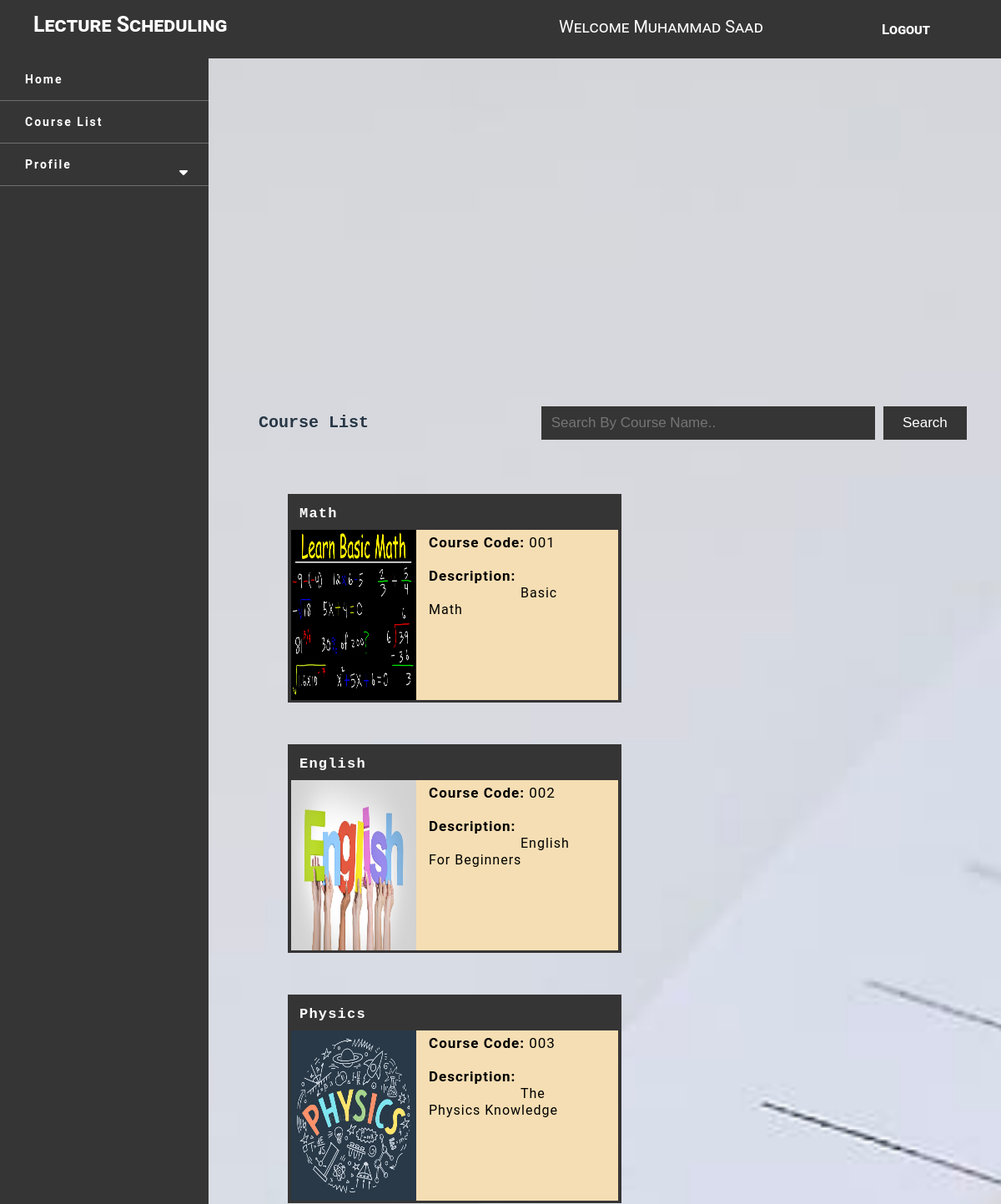
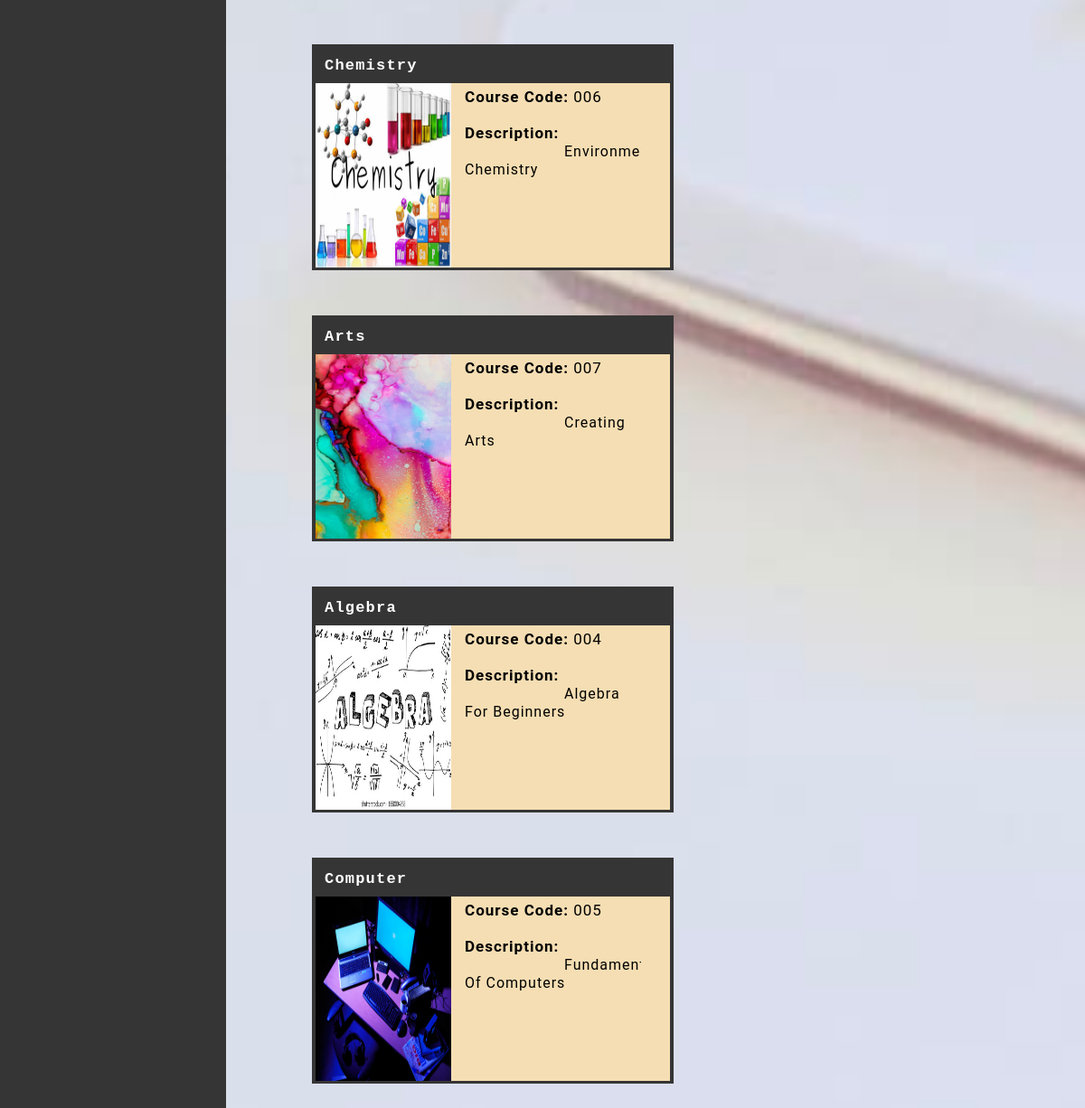
/faculty/course.php (signed in), run on the app's committed database (2 pictures, top to bottom).
### tables this page shows
CREATE TABLE `faculty` (
  `f_id` int(11) NOT NULL,
  `f_name` varchar(255) NOT NULL,
  `f_email` varchar(255) NOT NULL,
  `f_designation` varchar(255) NOT NULL,
  `f_password` varchar(255) NOT NULL
);

CREATE TABLE `course` (
  `c_id` int(11) NOT NULL,
  `c_name` varchar(255) NOT NULL,
  `c_description` varchar(3000) NOT NULL,
  `c_pic` varchar(255) NOT NULL,
  `c_code` varchar(255) NOT NULL
);

### faculty/course.php (the view, shortened to what this page needs)
<?php
include 'include/navbar.php';
if (isset($_POST['search'])) {
    $searchKey = $_POST['search'];
    $show_op =  "SELECT * FROM course WHERE c_name LIKE '%$searchKey%'";
} else {
    $show_op = "SELECT * FROM course";
    $searchKey = "";
}
$result = mysqli_query($con, $show_op); ?>
<div class="form_list">
    <table class="view_list">
        <tr>
            <td>
                <h2>Course List</h2>
            </td>
            <td>
                <form action="" method="post">
                    <input type="text" name="search" size="50" height="20" placeholder="Search By Course Name.." autocomplete="off" class="search" value="<?php echo $searchKey ?>">
                    <input type="button" name="search" value="Search" class="se_button">
                </form>
            </td>
        </tr>
    </table>
    <div class="view" style="margin-top: 50px;">
    <?php
        $total  = mysqli_num_rows($result);
        if ($total > 0) {
            while ($res = mysqli_fetch_array($result)) {
        ?>
            <div class="card_course">
                <div class="c_name"><b><?php echo $res['c_name'] ?></b></div>
                <div class="c_img"><img class="pic_upload" src="<?php echo $res['c_pic']; ?>" alt="">
                <div class="c_detail"><b>Course Code: </b><?php echo $res['c_code'] ?><br><br>
               <b>Description: </b> <span class="des"><?php echo $res['c_description'] ?></span></div></div>
            </div>
            <?php
            }
        } else {
            echo "<tr><td colspan=\"8\" style=\"font-weight:bold; height: 50px; color:red; text-align:center;font-size:24px;\"> No Course Add Yet</td></tr>";
        }
        ?>
    </div>
</div>
</div>

### faculty/include/navbar.php (shortened to what this page needs)
<?php
include '../include/config.php';
$userprofile = $_SESSION['f_email'];
$pro = "SELECT * FROM `faculty` WHERE `f_email` = '$userprofile'";
$sql = mysqli_query($con, $pro);
$result = mysqli_fetch_assoc($sql);
$f_name = $result['f_name'];
?>
<!DOCTYPE html>
<html>
<head>
    <link href="../fonts/css/all.css" rel="stylesheet" type="text/css" media="all" />
    <link rel="stylesheet" type="text/css" href="../css/style.css">
</head>
<body style="  background: url('../img/bg.jpg') fixed center;
    background-size: cover;">
    <nav class="stick">
    <h1>Lecture Scheduling</h1>
    <div class="navmid">
        Welcome <?php echo $f_name; ?>
    </div>
        <div class="std_detail">
           <ul>
               <li><a href="../include/logout.php">Logout</a></li>
           </ul>
        </div>
    </nav>
    <div class="sidebar">
        <ul>
            <li><a href="index.php">Home</a></li>
            <li><a href="course.php">Course List</a></li>
            <li><a href="#" class="pro_btn">Profile</a>
                <span class="fas fa-caret-down second"></span>
            </li>
        </ul>
    </div>
    <div class="main">
    <body>

### css/style.css (style rules this page uses)
* { padding: 0; margin: 0; font-size: 17px; box-sizing: border-box; opacity: 1; }
body { font-family: "Roboto", sans-serif; }
nav { background: rgb(54, 53, 53); color: white; position: fixed; top: 0; left: 0; width: 100%; height: 70px; opacity: 0.8; font-variant: small-caps; z-index: 1; }
.stick { background: rgb(54, 53, 53); opacity: 1; }
nav h1 { position: absolute; top: 15px; left: 40px; font-size: 25px; }
nav .std_detail { float: right; position: absolute; top: 10px; right: 60px; font-size: 20px; color: white; }
nav .std_detail ul li a { color: white; padding: 10px; text-decoration: none; font-weight: 600; }
.form_list { top: 18%; left: 20%; position: absolute; }
.view_list { width: 900px; margin-left: 50px; color: #273746; font-weight: 600; font-family: "Courier New", Courier, monospace; }
.view_list h2 { margin-left: 20px; font-size: 20px; font-weight: bold; }
.search { background: rgb(54, 53, 53); width: 400px; height: 40px; padding: 10px; color: white; border: 2px solid rgb(54, 53, 53); margin-left: 200px; text-transform: capitalize; }
.se_button { width: 100px; color: white; background: rgb(54, 53, 53); border: none; height: 40px; cursor: pointer; }
.sidebar { margin-top: 70px; position: fixed; width: 250px; height: 100%; background: rgb(54, 53, 53); padding-bottom: 100px; }
.sidebar ul li a { position: relative; display: flex; color: white; font-weight: bold; text-align: center; padding-left: 80px; text-decoration: none; line-height: 50px; letter-spacing: 2px; font-size: 14px; border-bottom: 1px solid rgb(247, 243, 243, 0.3); }
.sidebar ul li { position: relative; margin-left: -50px; }
.fa-caret-down { position: absolute; top: 50%; right: 20px; color: white; transform: translate(-50%); }
.std_detail ul { display: flex; margin: 15px; }
.std_detail li { list-style: none; margin-left: 70px; }
.main { margin-left: 250px; }
.pic_upload { width: 100px; height: 100px; }
.view { width: 90%; margin: auto; padding: 15px 5px; margin-left: 50px; }
table { margin-left: auto; margin-right: auto; color: white; border-collapse: collapse; font-size: 16px; padding: 5px; width: 90%; text-align: -webkit-center; padding: 10px; }
table input { width: 300px; height: 30px; padding: 5px; }
span { color: white; font-size: 16px; text-align: center; margin-left: 110px; }
.card_course { border: 4px solid rgb(54, 53, 53); display: inline-block; width: 400px; margin-left: 50px; margin-bottom: 50px; height: 290px; }
.card_course .c_name { background: rgb(54, 53, 53); padding: 10px; letter-spacing: 1.2px; text-transform: capitalize; color: white; font-family: "Courier New", Courier, monospace; }
.card_course .c_img { background: wheat; }
.card_course .c_img img { float: left; width: 150px; height: 204px; margin-right: 10px; }
.card_course .c_img .c_detail { display: inline-block; width: 200px; letter-spacing: 1px; padding: 5px; text-transform: capitalize; height: 204px; overflow: hidden; text-overflow: ellipsis; display: -webkit-box; -webkit-line-clamp: 10; -webkit-box-orient: vertical; }
.des { color: black; }
.navmid { position: relative; top: 20px; left: 670px; font-size: 20px; }

### faculty/course.php (style rules this page uses)
.card_course { height: 250px; }

### data on the page
faculty: f_name "Muhammad Saad"
course: c_name "Math", c_pic (picture), c_code "001", c_description "Basic Math"
course: c_name "English", c_pic (picture), c_code "002", c_description "English For Beginners"
course: c_name "Physics", c_pic (picture), c_code "003", c_description "The Physics Knowledge"
course: c_name "Chemistry", c_pic (picture), c_code "006", c_description "Environ…"
course: c_name "Arts", c_pic (picture), c_code "007", c_description "Creating Arts"
course: c_name "Algebra", c_pic (picture), c_code "004", c_description "Algebra For Beginners"
course: c_name "Computer", c_pic (picture), c_code "005", c_description "Fundam…"
